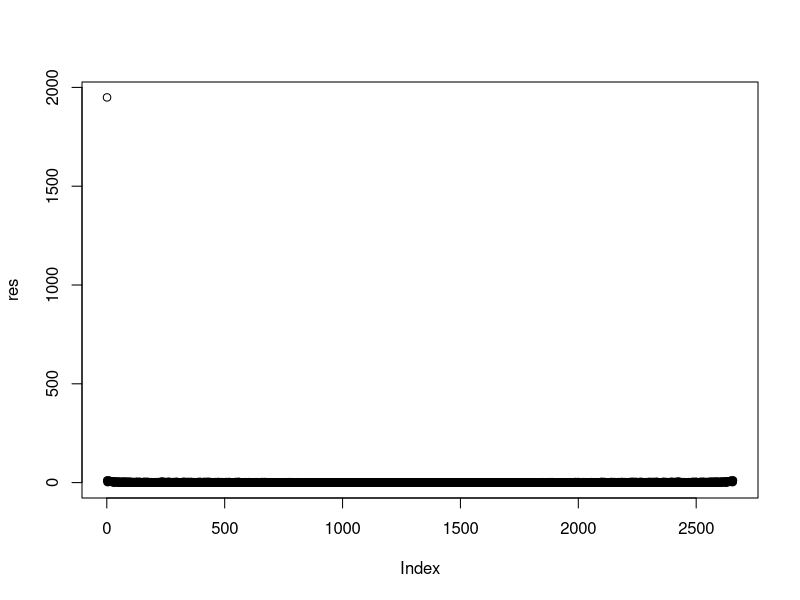
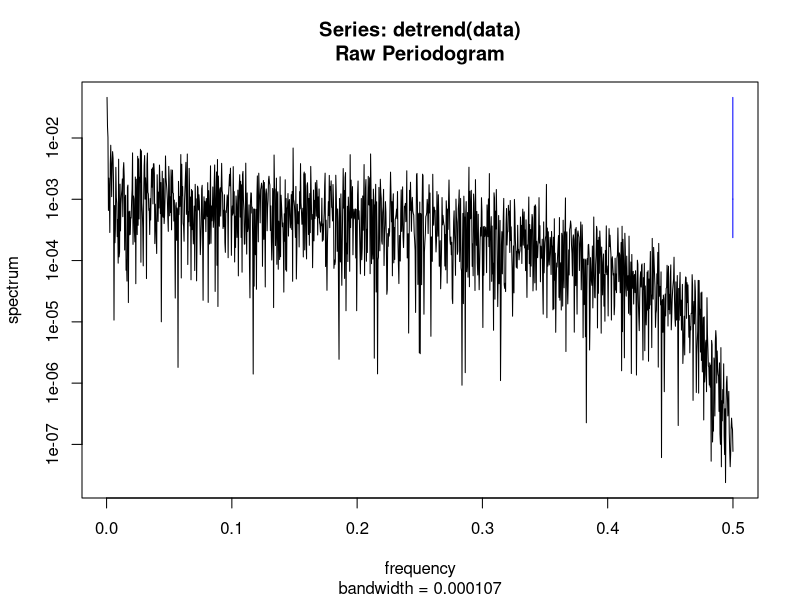
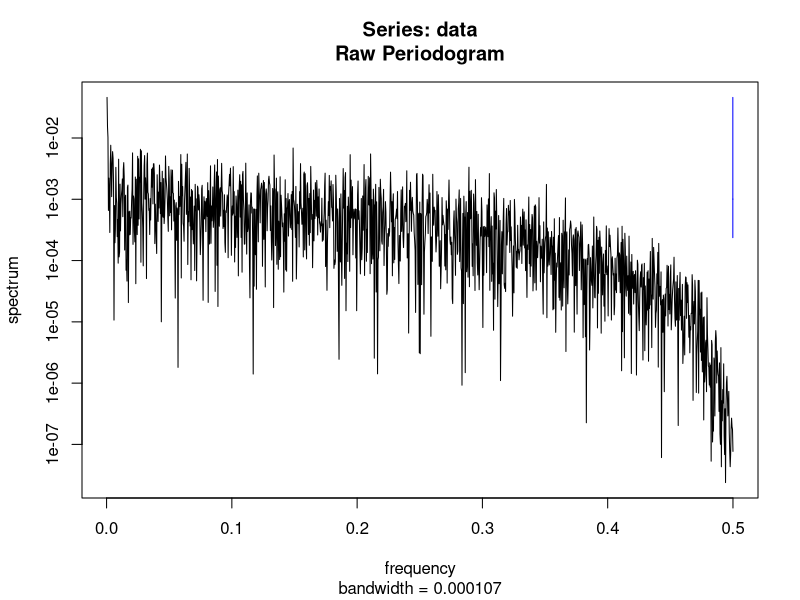

Write R code to recreate these figures, in order. (Note: this script raises an error after producing the figures.)
setwd("~/projects/owl-heart/data")
data <- read.csv("sample001.csv", header = F)
data <- c(t(data))
res <- abs(fft(data))
head(res)
plot(res)


install.packages("pracma")
library("pracma")
spec.pgram(detrend(data))

spec.pgram(data)

install.packages("xts")
library("xts")
data_ts <- xts(data, frequency = )
head(data_ts)
tail(data_ts)
plot(data_ts)